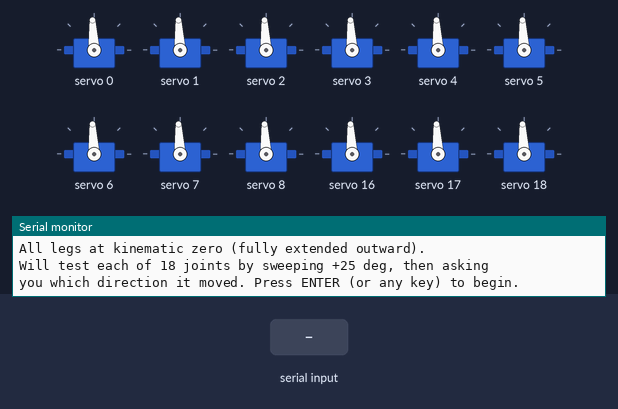
Simulated run of this sketch. Board: Seeed XIAO ESP32-C3. Parts: 12 × servo, the last lines printed to the serial monitor. Inputs (shaded band) come from the test bench. EEPROM starts erased.

Above: at 5.5 s.
5.6 s: "r\n" received over Serial
At 8.2 s:
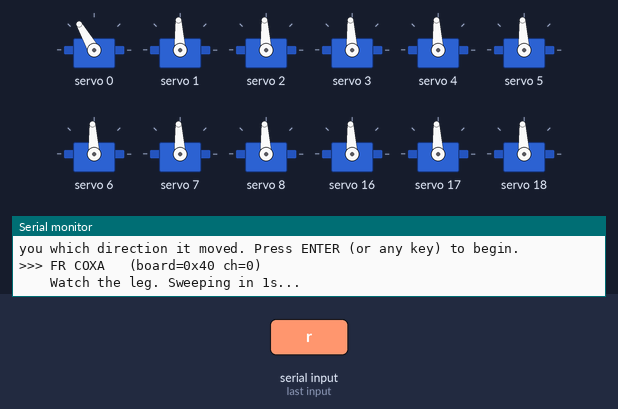
8.6 s: "f\n" received over Serial
At 11.44 s:
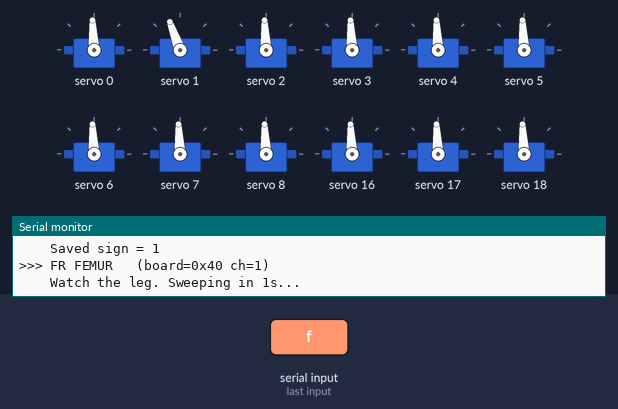
11.6 s: "u\n" received over Serial
At 15.9 s:
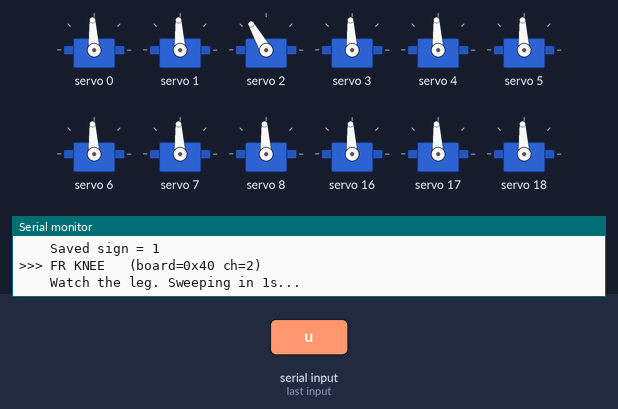
16.7 s: "d\n" received over Serial
At 19.6 s:
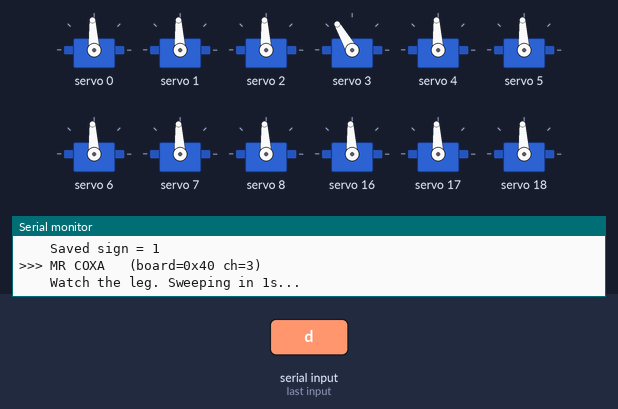
19.7 s: "f\n" received over Serial
At 23.6 s:
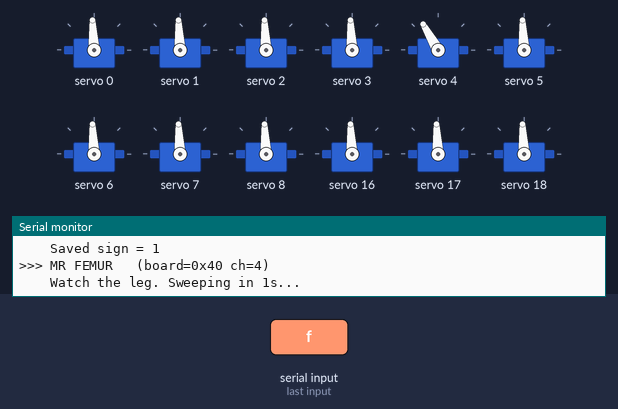
25.7 s: "u\n" received over Serial
At 28.3 s:
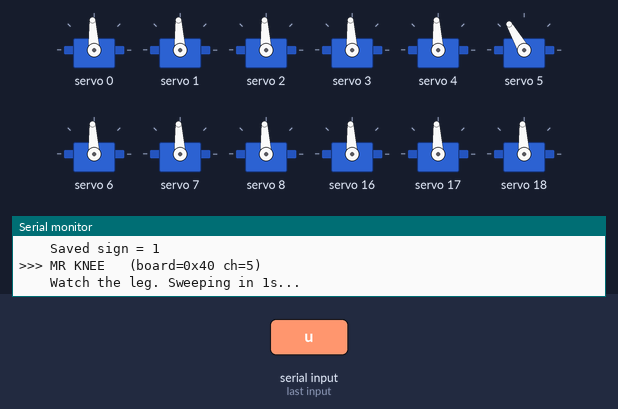
Timing chart, 0 to 29.7 s (numbered marks = the images above; inputs shaded):
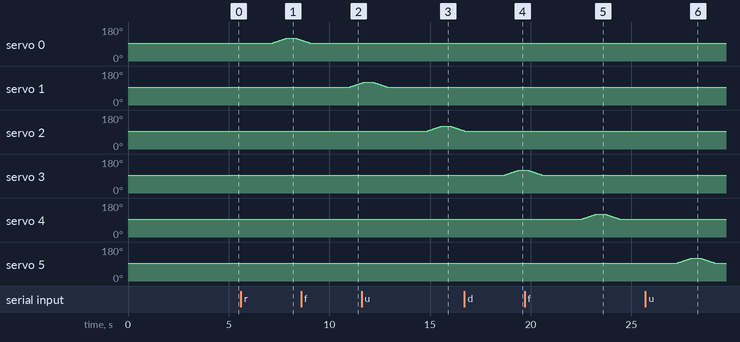

The sketch:

02b_sign_discovery.ino
```cpp
// mini_hexapod stage 2b: per-joint sign discovery.
//
// Hardware: XIAO ESP32-C3 + 2x PCA9685 (right=0x40, left=0x41).
// Purpose:  For each of 18 joints, sweep +25 deg kinematic and ask the user
//           which direction the joint actually moved. Save the per-joint sign
//           to NVS so the IK demo (stage 3) and walking gait (stage 4) can
//           command joints in the correct physical direction.
//
// Prereq:   trims from stage 2 (read from NVS).
//
// Workflow:
//   1. Home all legs to trim (fully extended outward).
//   2. For each (leg, joint), one at a time:
//        a. Sweep joint smoothly to +25 deg kinematic over ~750ms.
//        b. Hold, then sweep back to 0.
//        c. Prompt: which direction did it move?
//        d. Save sign based on answer. Move to next joint.
//   3. After all 18 done, dump the SIGN[] table as a C++ literal.
//
// Sign convention saved to NVS:
//   sign = +1 means the servo's "increase us" direction matches the
//          kinematic positive direction for that joint.
//   sign = -1 means they're opposite (flip servo us delta when commanding).
//
// Kinematic positive directions (what the answer maps to):
//   COXA  - leg rotates CCW about body +Z. For RIGHT legs this swings the
//           foot toward the FRONT of the bot; for LEFT legs it swings the
//           foot toward the REAR.
//   FEMUR - femur tilts UP (knee rises above coxa pivot). Same all 6 legs.
//   KNEE  - tibia bends downward (foot drops below femur extension). Same all 6.
//
// Serial Monitor: 115200, "No line ending".

#include <Wire.h>
#include <Adafruit_PWMServoDriver.h>
#include <Preferences.h>
#include <math.h>

constexpr uint16_t SERVO_MIN_US = 500;
constexpr uint16_t SERVO_MAX_US = 2500;
constexpr uint16_t SERVO_CTR_US = 1500;
constexpr uint8_t  PWM_FREQ_HZ  = 50;
constexpr uint8_t  ADDR_RIGHT   = 0x40;
constexpr uint8_t  ADDR_LEFT    = 0x41;

Adafruit_PWMServoDriver pwm_right(ADDR_RIGHT);
Adafruit_PWMServoDriver pwm_left (ADDR_LEFT);

struct LegSpec {
  const char* name;
  uint8_t board_addr;
  uint8_t channels[3];
  bool    is_right;
};

const LegSpec LEGS[6] = {
  {"FR", ADDR_RIGHT, {0, 1, 2}, true },
  {"MR", ADDR_RIGHT, {3, 4, 5}, true },
  {"RR", ADDR_RIGHT, {6, 7, 8}, true },
  {"FL", ADDR_LEFT,  {0, 1, 2}, false},
  {"ML", ADDR_LEFT,  {3, 4, 5}, false},
  {"RL", ADDR_LEFT,  {6, 7, 8}, false},
};

const char* JOINT_NAMES[3] = {"COXA", "FEMUR", "KNEE"};

Adafruit_PWMServoDriver& driverFor(const LegSpec& leg) {
  return leg.board_addr == ADDR_RIGHT ? pwm_right : pwm_left;
}

uint16_t usToTicks(uint16_t us) {
  return (uint16_t)((uint32_t)us * PWM_FREQ_HZ * 4096UL / 1000000UL);
}

constexpr float US_PER_DEG = (float)(SERVO_MAX_US - SERVO_MIN_US) / 180.0f;

Preferences prefs;
uint16_t trim_us[6][3];
int8_t   sign_table[6][3];

// --- NVS ---
void loadTrims() {
  prefs.begin("hexa_trim", true);
  for (uint8_t l = 0; l < 6; ++l) {
    for (uint8_t j = 0; j < 3; ++j) {
      char k[16]; snprintf(k, 16, "l%d_j%d", l, j);
      trim_us[l][j] = prefs.getUShort(k, SERVO_CTR_US);
    }
  }
  prefs.end();
}

void loadSigns() {
  prefs.begin("hexa_sign", true);
  for (uint8_t l = 0; l < 6; ++l) {
    for (uint8_t j = 0; j < 3; ++j) {
      char k[16]; snprintf(k, 16, "l%d_j%d", l, j);
      sign_table[l][j] = (int8_t)prefs.getChar(k, (int8_t)+1);
    }
  }
  prefs.end();
}

void saveSign(uint8_t leg, uint8_t joint, int8_t s) {
  prefs.begin("hexa_sign", false);
  char k[16]; snprintf(k, 16, "l%d_j%d", leg, joint);
  prefs.putChar(k, (signed char)s);
  prefs.end();
  sign_table[leg][joint] = s;
}

// --- Servo control ---
// Command joint to a kinematic angle (degrees from trim), using sign=+1
// regardless of saved sign. The user observes which physical direction it
// moves, and we infer the correct sign from their answer.
void cmdJointTentative(uint8_t leg, uint8_t joint, float deg) {
  float us = (float)trim_us[leg][joint] + deg * US_PER_DEG;
  if (us < (float)SERVO_MIN_US) us = SERVO_MIN_US;
  if (us > (float)SERVO_MAX_US) us = SERVO_MAX_US;
  const LegSpec& L = LEGS[leg];
  driverFor(L).setPWM(L.channels[joint], 0, usToTicks((uint16_t)(us + 0.5f)));
}

void cmdJointTrim(uint8_t leg, uint8_t joint) {
  const LegSpec& L = LEGS[leg];
  driverFor(L).setPWM(L.channels[joint], 0, usToTicks(trim_us[leg][joint]));
}

void homeAllToTrim() {
  for (uint8_t l = 0; l < 6; ++l) {
    for (uint8_t j = 0; j < 3; ++j) cmdJointTrim(l, j);
  }
}

// Smooth sweep from from_deg to to_deg over ~750ms.
void sweepFromTo(uint8_t leg, uint8_t joint, float from_deg, float to_deg) {
  const int STEPS = 25;
  for (int i = 1; i <= STEPS; ++i) {
    float t = (float)i / STEPS;
    float d = from_deg + (to_deg - from_deg) * t;
    cmdJointTentative(leg, joint, d);
    delay(30);
  }
}

// --- UI ---
char waitForKey(const char* valid) {
  while (true) {
    if (Serial.available()) {
      char c = Serial.read();
      if (c == '\n' || c == '\r' || c == ' ' || c == '\t') continue;
      for (const char* p = valid; *p; ++p) {
        if (c == *p) return c;
      }
    }
    delay(10);
  }
}

void waitForEnter() {
  while (!Serial.available()) delay(10);
  while (Serial.available()) Serial.read();
}

void doSignTest(uint8_t leg, uint8_t joint) {
  const LegSpec& L = LEGS[leg];

  for (uint8_t j = 0; j < 3; ++j) cmdJointTrim(leg, j);
  delay(500);

  Serial.println();
  Serial.print(">>> "); Serial.print(L.name);
  Serial.print(" "); Serial.print(JOINT_NAMES[joint]);
  Serial.print("   (board=0x"); Serial.print(L.board_addr, HEX);
  Serial.print(" ch="); Serial.print(L.channels[joint]); Serial.println(")");

  bool decided = false;
  int8_t result = +1;

  while (!decided) {
    Serial.println("    Watch the leg. Sweeping in 1s...");
    delay(1000);
    sweepFromTo(leg, joint, 0.0f, +25.0f);
    delay(500);
    sweepFromTo(leg, joint, +25.0f, 0.0f);
    delay(300);

    if (joint == 0) {
      Serial.println("    During the sweep, did the foot swing:");
      Serial.println("      f = FORWARD (toward the front of the bot)");
      Serial.println("      b = BACKWARD (toward the rear of the bot)");
      Serial.println("      r = re-sweep");
      char c = waitForKey("fbr");
      if (c == 'r') continue;
      // CCW about body +Z is "forward" for right-side legs, "backward" for left.
      if (L.is_right) result = (c == 'f') ? +1 : -1;
      else            result = (c == 'f') ? -1 : +1;
    } else if (joint == 1) {
      Serial.println("    During the sweep, did the knee:");
      Serial.println("      u = RISE up (knee lifted above coxa)");
      Serial.println("      d = DROP down (knee fell below coxa)");
      Serial.println("      r = re-sweep");
      char c = waitForKey("udr");
      if (c == 'r') continue;
      result = (c == 'u') ? +1 : -1;
    } else {
      Serial.println("    During the sweep, did the tibia:");
      Serial.println("      d = bend DOWN (foot dropped below the femur line)");
      Serial.println("      u = bend UP backward (foot rose above the femur line)");
      Serial.println("      r = re-sweep");
      char c = waitForKey("dur");
      if (c == 'r') continue;
      result = (c == 'd') ? +1 : -1;
    }
    decided = true;
  }

  saveSign(leg, joint, result);
  Serial.print("    Saved sign = "); Serial.println((int)result);
}

void dumpSigns() {
  Serial.println();
  Serial.println("// Discovered signs (also persisted to NVS namespace 'hexa_sign'):");
  Serial.println("constexpr int8_t SIGN[6][3] = {");
  for (uint8_t l = 0; l < 6; ++l) {
    Serial.print("  /* ");
    Serial.print(LEGS[l].name);
    Serial.print(" */ {");
    for (uint8_t j = 0; j < 3; ++j) {
      Serial.print((sign_table[l][j] > 0) ? "+1" : "-1");
      if (j < 2) Serial.print(", ");
    }
    Serial.println("},");
  }
  Serial.println("};");
}

void setup() {
  Serial.begin(115200);
  delay(1000);
  Serial.println();
  Serial.println("=== mini_hexapod stage 2b: per-joint sign discovery ===");

  Wire.begin();
  pwm_right.begin();
  pwm_right.setOscillatorFrequency(27000000);
  pwm_right.setPWMFreq(PWM_FREQ_HZ);
  pwm_left.begin();
  pwm_left.setOscillatorFrequency(27000000);
  pwm_left.setPWMFreq(PWM_FREQ_HZ);
  delay(200);

  loadTrims();
  loadSigns();

  Serial.println("Loaded trims + any existing signs from NVS.");
  Serial.println("WARNING: about to home all 18 joints to trim. Body on a stand.");
  Serial.println("Holding 3s...");
  delay(3000);
  homeAllToTrim();
  delay(500);

  Serial.println();
  Serial.println("All legs at kinematic zero (fully extended outward).");
  Serial.println("Will test each of 18 joints by sweeping +25 deg, then asking");
  Serial.println("you which direction it moved. Press ENTER (or any key) to begin.");
  waitForEnter();

  for (uint8_t l = 0; l < 6; ++l) {
    for (uint8_t j = 0; j < 3; ++j) {
      doSignTest(l, j);
    }
  }

  Serial.println();
  Serial.println("=== Sign discovery complete! ===");
  dumpSigns();
  Serial.println();
  Serial.println("Signs saved to NVS. Re-upload stage 3 (now reads signs from NVS)");
  Serial.println("and type 'h' to home FR via IK -- the leg should now fold correctly.");
}

void loop() {}
```

Measured:
- after the input at 5.6 s, servo 0: rises from 93° to 120° in 0.70 s, then falls to 111° in 0.74 s
- after the input at 8.6 s, servo 1: moves from 93° to 116° over 0.61 s, starting after 2.4 s
- after the input at 11.6 s, servo 2: rises from 93° to 120° in 0.70 s, then falls to 97° in 1.1 s
- after the input at 16.7 s, servo 3: moves from 93° to 120° over 0.70 s, starting after 2.0 s
- after the input at 19.7 s, servo 4: rises from 93° to 120° in 0.70 s, then falls to 93° in 1.2 s
- after the input at 25.7 s, servo 5: rises from 93° to 120° in 0.70 s, then falls to 93° in 1.2 s
